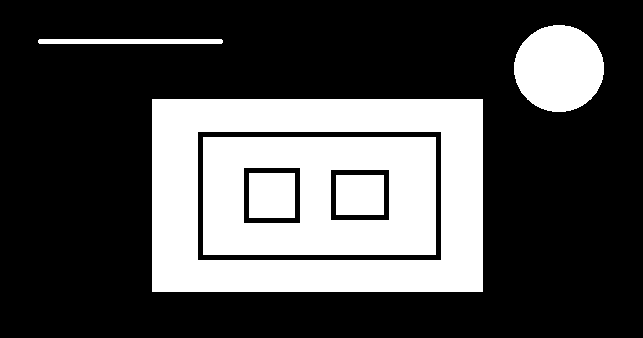
#> input picture Task-4/src/Documentation/Contours and hierarchy/heirarchy.png, 643 x 338 px, found by its file name
$ python contours.py   (Python 2 division)
#> lines starting #> are read from the running program, lines starting #| are printed output that depends on the picture; after the words box and inside, x2 and y2 are one past the last pixel; in counts of white or black regions, pixels touching at a corner belong together
#Importing modules
import cv2
import numpy as np
import matplotlib.pyplot as plt

#Read the image from the camera
img1 = cv2.imread('heirarchy.png')
#> img1 is the input picture: shape (338, 643, 3); 30.1% white; 6 white regions, box (x1, y1, x2, y2) and area: (152, 99, 483, 292) 32779, (203, 137, 436, 255) 21514, (514, 25, 604, 112) 6139, (249, 173, 295, 218) 2070, (336, 175, 384, 215) 1920, (38, 39, 223, 44) 921
img2=   img1.copy()   #Using the same image by copying
img3 =  img1.copy()
img4 =  img1.copy()

#Converting to grayscale
gray = cv2.cvtColor(img1, cv2.COLOR_BGR2GRAY)
#> gray: shape (338, 643); 30.1% white; 6 white regions

#Thesholding
ret,thresh = cv2.threshold(gray,200,255,0)

#Finding contours for each of them
contours1,heirarchy1 = cv2.findContours(thresh,cv2.RETR_CCOMP, cv2.CHAIN_APPROX_SIMPLE)
#> contours1 = 9 contours; largest, box (x1, y1, x2, y2) and area: (152, 99, 483, 292) 63360, (197, 131, 442, 261) 31474, (203, 137, 436, 255) 27144, (514, 25, 604, 112) 6014, (243, 167, 301, 224) 3190
contours2, heirarchy2 = cv2.findContours(thresh, cv2.RETR_LIST, cv2.CHAIN_APPROX_SIMPLE)
#> contours2 has the same summary as contours1
contours3,heirarchy3 = cv2.findContours(thresh,cv2.RETR_TREE, cv2.CHAIN_APPROX_SIMPLE)
#> contours3 has the same summary as contours1
contours4, heirarchy4 = cv2.findContours(thresh, cv2.RETR_EXTERNAL, cv2.CHAIN_APPROX_SIMPLE)
#> contours4 = 3 contours; box (x1, y1, x2, y2) and area: (152, 99, 483, 292) 63360, (514, 25, 604, 112) 6014, (38, 39, 223, 44) 734

#Drawing contours for all of them
cv2.drawContours(img1, contours1, -1, (0,255,0),1)
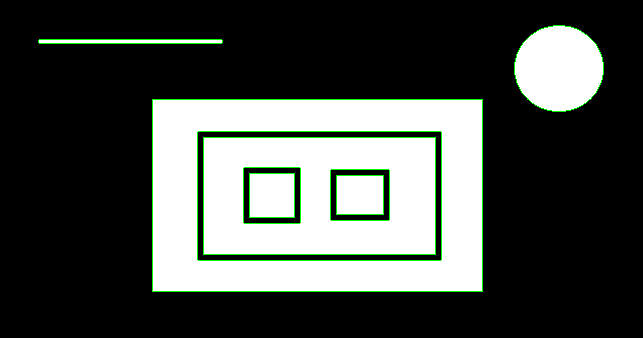
#> img1: shape (338, 643, 3); 1.79% of pixels changed, all inside (x1, y1, x2, y2) = (38, 25, 604, 292)
cv2.drawContours(img2, contours2, -1, (0,255,0),1)
cv2.drawContours(img3, contours3, -1, (0,255,0),1)
cv2.drawContours(img4, contours4, -1, (0,255,0),1)
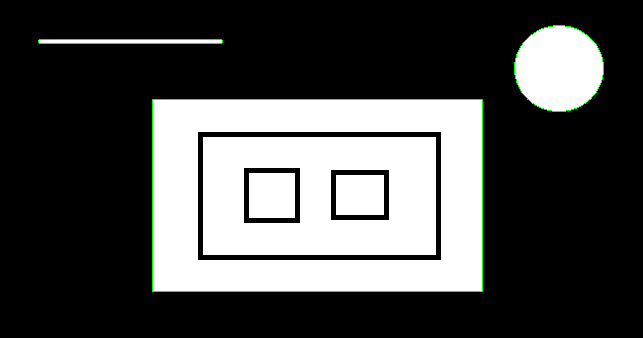
#> img4: shape (338, 643, 3); 0.77% of pixels changed, all inside (x1, y1, x2, y2) = (38, 25, 604, 292)

#Printing their hierarchy/ order of relationship
print heirarchy1
#| [[[ 1 -1 -1 -1]
#|   [ 2  0 -1 -1]
#|   [ 5  1  3 -1]
#|   [ 4 -1 -1  2]
#|   [-1  3 -1  2]
#|   [ 7  2  6 -1]
#|   [-1 -1 -1  5]
#|   [ 8  5 -1 -1]
#|   [-1  7 -1 -1]]]
print heirarchy2
#| [[[ 1 -1 -1 -1]
#|   [ 2  0 -1 -1]
#|   [ 3  1 -1 -1]
#|   [ 4  2 -1 -1]
#|   [ 5  3 -1 -1]
#|   [ 6  4 -1 -1]
#|   [ 7  5 -1 -1]
#|   [ 8  6 -1 -1]
#|   [-1  7 -1 -1]]]
print heirarchy3
#| [[[ 7 -1  1 -1]
#|   [-1 -1  2  0]
#|   [-1 -1  3  1]
#|   [ 5 -1  4  2]
#|   [-1 -1 -1  3]
#|   [-1  3  6  2]
#|   [-1 -1 -1  5]
#|   [ 8  0 -1 -1]
#|   [-1  7 -1 -1]]]
print heirarchy4
#| [[[ 1 -1 -1 -1]
#|   [ 2  0 -1 -1]
#|   [-1  1 -1 -1]]]

#Plotting the image
plt.subplot(221),plt.imshow(img1),plt.title("RETR_CCOMP")
plt.xticks([]),plt.yticks([])
plt.subplot(222),plt.imshow(img2),plt.title("RETR_LIST")
plt.xticks([]),plt.yticks([])
plt.subplot(223),plt.imshow(img3),plt.title("RETR_TREE")
plt.xticks([]),plt.yticks([])
plt.subplot(224),plt.imshow(img4),plt.title("RETR_EXTERNAL")
plt.xticks([]),plt.yticks([])
plt.show()
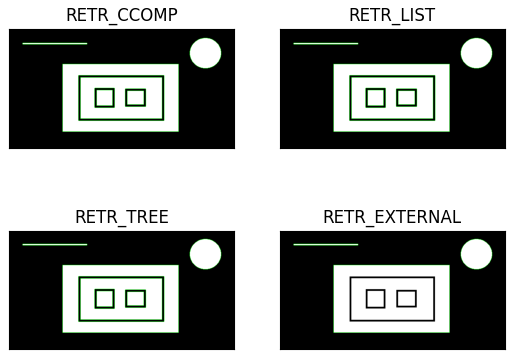
#> figure drawn by matplotlib, 4 panels


#Escape sequence
cv2.waitKey(0)
cv2.destroyAllWindows()

$ run again, with Task-4/src/Documentation/Contours and hierarchy/cont1.png copied over Task-4/src/Documentation/Contours and hierarchy/heirarchy.png
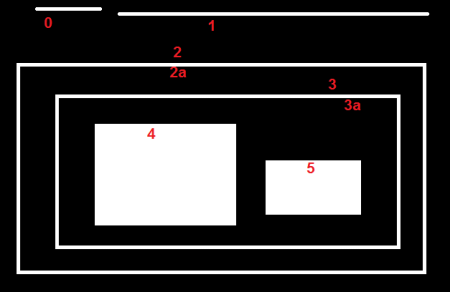
#> input picture Task-4/src/Documentation/Contours and hierarchy/cont1.png, 450 x 292 px, found by its file name
#> img1 is the input picture: shape (292, 450, 3); mean B, G, R 55.9, 55.9, 56.5
#> `ret,thresh = cv2.threshold(gray,200,255,0)`:
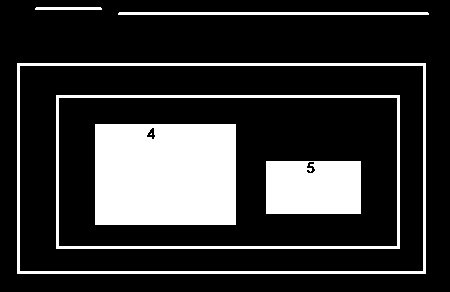
#> thresh: shape (292, 450); 20.5% white; 7 white regions (1 under 20 px)
#> contours1 = 11 contours, 1 with area under 20; largest, box (x1, y1, x2, y2) and area: (17, 63, 426, 274) 85680, (19, 65, 424, 272) 83222, (56, 95, 400, 249) 52479, (58, 97, 398, 247) 50509, (95, 124, 236, 225) 14000
#> contours2 has the same summary as contours1
#> contours3 has the same summary as contours1
#> contours4 = 3 contours; box (x1, y1, x2, y2) and area: (17, 63, 426, 274) 85680, (118, 12, 429, 15) 619, (35, 7, 102, 10) 131
#> img1: shape (292, 450, 3); 4.58% of pixels changed, all inside (x1, y1, x2, y2) = (17, 7, 429, 274)
#| [[[ 2 -1  1 -1]
#|   [-1 -1 -1  0]
#|   [ 3  0 -1 -1]
#|   [ 5  2  4 -1]
#|   [-1 -1 -1  3]
#|   [ 7  3  6 -1]
#> (further printed lines are left out)
#| [[[ 1 -1 -1 -1]
#|   [ 2  0 -1 -1]
#|   [ 3  1 -1 -1]
#|   [ 4  2 -1 -1]
#|   [ 5  3 -1 -1]
#|   [ 6  4 -1 -1]
#> (further printed lines are left out)
#| [[[ 9 -1  1 -1]
#|   [-1 -1  2  0]
#|   [-1 -1  3  1]
#|   [-1 -1  4  2]
#|   [ 6 -1  5  3]
#|   [-1 -1 -1  4]
#> (further printed lines are left out)
#| [[[ 1 -1 -1 -1]
#|   [ 2  0 -1 -1]
#|   [-1  1 -1 -1]]]
#> `plt.show()`:
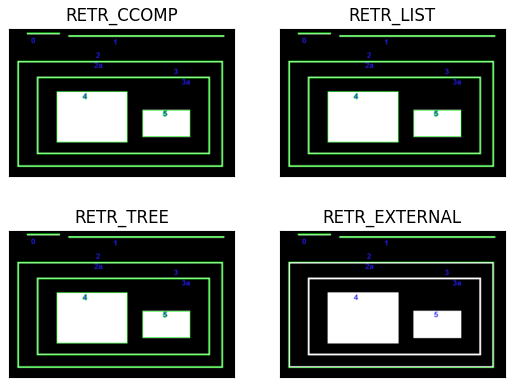
#> figure drawn by matplotlib, 4 panels; B, G, R data is drawn as R, G, B
